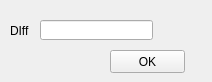
<?xml version="1.0" encoding="UTF-8"?>
<ui version="4.0">
 <class>setDiff</class>
 <widget class="QWidget" name="setDiff">
  <property name="geometry">
   <rect>
    <x>0</x>
    <y>0</y>
    <width>212</width>
    <height>82</height>
   </rect>
  </property>
  <property name="windowTitle">
   <string>Form</string>
  </property>
  <widget class="QLabel" name="label">
   <property name="geometry">
    <rect>
     <x>10</x>
     <y>20</y>
     <width>31</width>
     <height>21</height>
    </rect>
   </property>
   <property name="text">
    <string>DIff</string>
   </property>
  </widget>
  <widget class="QLineEdit" name="setDiffEdit">
   <property name="geometry">
    <rect>
     <x>40</x>
     <y>20</y>
     <width>113</width>
     <height>20</height>
    </rect>
   </property>
  </widget>
  <widget class="QPushButton" name="OK">
   <property name="geometry">
    <rect>
     <x>110</x>
     <y>50</y>
     <width>75</width>
     <height>23</height>
    </rect>
   </property>
   <property name="text">
    <string>OK</string>
   </property>
  </widget>
 </widget>
 <resources/>
 <connections/>
</ui>
